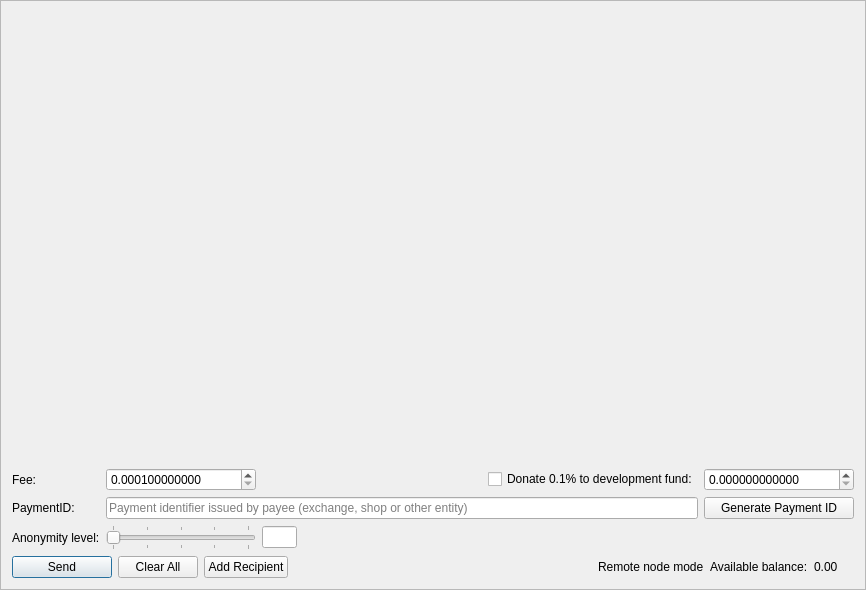
<?xml version="1.0" encoding="UTF-8"?>
<ui version="4.0">
 <class>SendFrame</class>
 <widget class="QFrame" name="SendFrame">
  <property name="geometry">
   <rect>
    <x>0</x>
    <y>0</y>
    <width>866</width>
    <height>590</height>
   </rect>
  </property>
  <property name="windowTitle">
   <string>Frame</string>
  </property>
  <property name="frameShape">
   <enum>QFrame::StyledPanel</enum>
  </property>
  <property name="frameShadow">
   <enum>QFrame::Raised</enum>
  </property>
  <layout class="QVBoxLayout" name="m_send_frame_main_layout">
   <item>
    <widget class="QScrollArea" name="m_transfersScrollarea">
     <property name="frameShape">
      <enum>QFrame::NoFrame</enum>
     </property>
     <property name="widgetResizable">
      <bool>true</bool>
     </property>
     <widget class="QWidget" name="scrollAreaWidgetContents">
      <property name="geometry">
       <rect>
        <x>0</x>
        <y>0</y>
        <width>846</width>
        <height>439</height>
       </rect>
      </property>
      <layout class="QVBoxLayout" name="m_send_frame_layout">
       <property name="leftMargin">
        <number>0</number>
       </property>
       <property name="topMargin">
        <number>0</number>
       </property>
       <property name="rightMargin">
        <number>0</number>
       </property>
       <property name="bottomMargin">
        <number>0</number>
       </property>
       <item>
        <spacer name="verticalSpacer">
         <property name="orientation">
          <enum>Qt::Vertical</enum>
         </property>
         <property name="sizeHint" stdset="0">
          <size>
           <width>20</width>
           <height>445</height>
          </size>
         </property>
        </spacer>
       </item>
      </layout>
     </widget>
    </widget>
   </item>
   <item>
    <layout class="QGridLayout" name="gridLayout">
     <property name="topMargin">
      <number>5</number>
     </property>
     <item row="5" column="1">
      <widget class="QSlider" name="m_mixinSlider">
       <property name="maximumSize">
        <size>
         <width>150</width>
         <height>16777215</height>
        </size>
       </property>
       <property name="baseSize">
        <size>
         <width>200</width>
         <height>0</height>
        </size>
       </property>
       <property name="minimum">
        <number>1</number>
       </property>
       <property name="maximum">
        <number>5</number>
       </property>
       <property name="pageStep">
        <number>1</number>
       </property>
       <property name="value">
        <number>1</number>
       </property>
       <property name="sliderPosition">
        <number>1</number>
       </property>
       <property name="tracking">
        <bool>false</bool>
       </property>
       <property name="orientation">
        <enum>Qt::Horizontal</enum>
       </property>
       <property name="tickPosition">
        <enum>QSlider::TicksBothSides</enum>
       </property>
       <property name="tickInterval">
        <number>1</number>
       </property>
      </widget>
     </item>
     <item row="5" column="0">
      <widget class="QLabel" name="label_2">
       <property name="text">
        <string>Anonymity level:</string>
       </property>
      </widget>
     </item>
     <item row="1" column="3">
      <widget class="QCheckBox" name="donateCheckBox">
       <property name="enabled">
        <bool>true</bool>
       </property>
       <property name="text">
        <string>Donate 0.1% to development fund:</string>
       </property>
       <property name="checked">
        <bool>false</bool>
       </property>
      </widget>
     </item>
     <item row="1" column="0">
      <widget class="QLabel" name="label">
       <property name="text">
        <string>Fee:</string>
       </property>
      </widget>
     </item>
     <item row="3" column="0">
      <widget class="QLabel" name="label_6">
       <property name="text">
        <string>PaymentID:</string>
       </property>
      </widget>
     </item>
     <item row="5" column="2">
      <widget class="QLineEdit" name="m_mixinEdit">
       <property name="minimumSize">
        <size>
         <width>35</width>
         <height>0</height>
        </size>
       </property>
       <property name="maximumSize">
        <size>
         <width>30</width>
         <height>16777215</height>
        </size>
       </property>
       <property name="text">
        <string notr="true"/>
       </property>
       <property name="maxLength">
        <number>5</number>
       </property>
       <property name="alignment">
        <set>Qt::AlignCenter</set>
       </property>
       <property name="readOnly">
        <bool>true</bool>
       </property>
      </widget>
     </item>
     <item row="3" column="1" colspan="3">
      <widget class="QLineEdit" name="m_paymentIdEdit">
       <property name="maxLength">
        <number>64</number>
       </property>
       <property name="placeholderText">
        <string>Payment identifier issued by payee (exchange, shop or other entity)</string>
       </property>
      </widget>
     </item>
     <item row="1" column="1">
      <widget class="QDoubleSpinBox" name="m_feeSpin">
       <property name="minimumSize">
        <size>
         <width>150</width>
         <height>0</height>
        </size>
       </property>
       <property name="baseSize">
        <size>
         <width>150</width>
         <height>0</height>
        </size>
       </property>
       <property name="cursor">
        <cursorShape>IBeamCursor</cursorShape>
       </property>
       <property name="locale">
        <locale language="English" country="UnitedStates"/>
       </property>
       <property name="suffix">
        <string/>
       </property>
       <property name="decimals">
        <number>12</number>
       </property>
       <property name="minimum">
        <double>0.000100000000000</double>
       </property>
       <property name="maximum">
        <double>999999999999999.000000000000000</double>
       </property>
       <property name="singleStep">
        <double>0.000100000000000</double>
       </property>
       <property name="value">
        <double>0.000100000000000</double>
       </property>
      </widget>
     </item>
     <item row="3" column="4">
      <widget class="QPushButton" name="m_generatePaymentIdButton">
       <property name="sizePolicy">
        <sizepolicy hsizetype="Preferred" vsizetype="Fixed">
         <horstretch>0</horstretch>
         <verstretch>0</verstretch>
        </sizepolicy>
       </property>
       <property name="maximumSize">
        <size>
         <width>200</width>
         <height>16777215</height>
        </size>
       </property>
       <property name="text">
        <string>Generate Payment ID</string>
       </property>
      </widget>
     </item>
     <item row="1" column="4">
      <widget class="QDoubleSpinBox" name="m_donateSpin">
       <property name="minimumSize">
        <size>
         <width>150</width>
         <height>0</height>
        </size>
       </property>
       <property name="maximumSize">
        <size>
         <width>16777215</width>
         <height>16777215</height>
        </size>
       </property>
       <property name="baseSize">
        <size>
         <width>150</width>
         <height>0</height>
        </size>
       </property>
       <property name="cursor">
        <cursorShape>IBeamCursor</cursorShape>
       </property>
       <property name="locale">
        <locale language="English" country="UnitedStates"/>
       </property>
       <property name="decimals">
        <number>12</number>
       </property>
       <property name="maximum">
        <double>999999999999999.000000000000000</double>
       </property>
       <property name="singleStep">
        <double>0.100000000000000</double>
       </property>
      </widget>
     </item>
     <item row="1" column="2">
      <spacer name="horizontalSpacer">
       <property name="orientation">
        <enum>Qt::Horizontal</enum>
       </property>
       <property name="sizeType">
        <enum>QSizePolicy::Expanding</enum>
       </property>
       <property name="sizeHint" stdset="0">
        <size>
         <width>100</width>
         <height>20</height>
        </size>
       </property>
      </spacer>
     </item>
    </layout>
   </item>
   <item>
    <layout class="QHBoxLayout" name="horizontalLayout">
     <item>
      <widget class="QPushButton" name="m_sendButton">
       <property name="minimumSize">
        <size>
         <width>100</width>
         <height>0</height>
        </size>
       </property>
       <property name="text">
        <string>Send</string>
       </property>
       <property name="icon">
        <iconset resource="../../resources.qrc">
         <normaloff>:/icons/btn-send</normaloff>:/icons/btn-send</iconset>
       </property>
       <property name="default">
        <bool>true</bool>
       </property>
      </widget>
     </item>
     <item>
      <widget class="QPushButton" name="m_clearAllButton">
       <property name="text">
        <string>Clear All</string>
       </property>
       <property name="icon">
        <iconset resource="../../resources.qrc">
         <normaloff>:/icons/remove</normaloff>:/icons/remove</iconset>
       </property>
      </widget>
     </item>
     <item>
      <widget class="QPushButton" name="m_addRecipientButton">
       <property name="text">
        <string>Add Recipient</string>
       </property>
       <property name="icon">
        <iconset resource="../../resources.qrc">
         <normaloff>:/icons/add_recepient</normaloff>:/icons/add_recepient</iconset>
       </property>
      </widget>
     </item>
     <item>
      <spacer name="horizontalSpacer_2">
       <property name="orientation">
        <enum>Qt::Horizontal</enum>
       </property>
       <property name="sizeHint" stdset="0">
        <size>
         <width>40</width>
         <height>20</height>
        </size>
       </property>
      </spacer>
     </item>
     <item>
      <widget class="QLabel" name="m_remote_label">
       <property name="font">
        <font>
         <weight>50</weight>
         <bold>false</bold>
        </font>
       </property>
       <property name="toolTip">
        <string>Wallet is connected through remote node. Additional 0.25% fee will be applied.</string>
       </property>
       <property name="text">
        <string>Remote node mode</string>
       </property>
      </widget>
     </item>
     <item>
      <widget class="QLabel" name="label_4">
       <property name="text">
        <string>Available balance:</string>
       </property>
      </widget>
     </item>
     <item>
      <widget class="QLabel" name="m_balanceLabel">
       <property name="text">
        <string notr="true">0.00 </string>
       </property>
       <property name="textInteractionFlags">
        <set>Qt::LinksAccessibleByMouse|Qt::TextSelectableByMouse</set>
       </property>
      </widget>
     </item>
     <item>
      <widget class="QLabel" name="m_tickerLabel">
       <property name="text">
        <string notr="true"/>
       </property>
      </widget>
     </item>
    </layout>
   </item>
  </layout>
 </widget>
 <tabstops>
  <tabstop>m_feeSpin</tabstop>
  <tabstop>donateCheckBox</tabstop>
  <tabstop>m_donateSpin</tabstop>
  <tabstop>m_paymentIdEdit</tabstop>
  <tabstop>m_mixinSlider</tabstop>
  <tabstop>m_mixinEdit</tabstop>
  <tabstop>m_sendButton</tabstop>
  <tabstop>m_clearAllButton</tabstop>
  <tabstop>m_addRecipientButton</tabstop>
  <tabstop>m_transfersScrollarea</tabstop>
 </tabstops>
 <resources>
  <include location="../../resources.qrc"/>
 </resources>
 <connections>
  <connection>
   <sender>m_addRecipientButton</sender>
   <signal>clicked()</signal>
   <receiver>SendFrame</receiver>
   <slot>addRecipientClicked()</slot>
   <hints>
    <hint type="sourcelabel">
     <x>282</x>
     <y>561</y>
    </hint>
    <hint type="destinationlabel">
     <x>432</x>
     <y>294</y>
    </hint>
   </hints>
  </connection>
  <connection>
   <sender>m_clearAllButton</sender>
   <signal>clicked()</signal>
   <receiver>SendFrame</receiver>
   <slot>clearAllClicked()</slot>
   <hints>
    <hint type="sourcelabel">
     <x>154</x>
     <y>561</y>
    </hint>
    <hint type="destinationlabel">
     <x>432</x>
     <y>294</y>
    </hint>
   </hints>
  </connection>
  <connection>
   <sender>m_sendButton</sender>
   <signal>clicked()</signal>
   <receiver>SendFrame</receiver>
   <slot>sendClicked()</slot>
   <hints>
    <hint type="sourcelabel">
     <x>53</x>
     <y>561</y>
    </hint>
    <hint type="destinationlabel">
     <x>432</x>
     <y>294</y>
    </hint>
   </hints>
  </connection>
  <connection>
   <sender>m_mixinSlider</sender>
   <signal>valueChanged(int)</signal>
   <receiver>SendFrame</receiver>
   <slot>mixinValueChanged(int)</slot>
   <hints>
    <hint type="sourcelabel">
     <x>221</x>
     <y>520</y>
    </hint>
    <hint type="destinationlabel">
     <x>432</x>
     <y>294</y>
    </hint>
   </hints>
  </connection>
  <connection>
   <sender>m_generatePaymentIdButton</sender>
   <signal>clicked()</signal>
   <receiver>SendFrame</receiver>
   <slot>generatePaymentIdClicked()</slot>
   <hints>
    <hint type="sourcelabel">
     <x>748</x>
     <y>497</y>
    </hint>
    <hint type="destinationlabel">
     <x>432</x>
     <y>294</y>
    </hint>
   </hints>
  </connection>
 </connections>
 <slots>
  <slot>sendClicked()</slot>
  <slot>clearAllClicked()</slot>
  <slot>addRecipientClicked()</slot>
  <slot>mixinValueChanged(int)</slot>
 </slots>
</ui>
